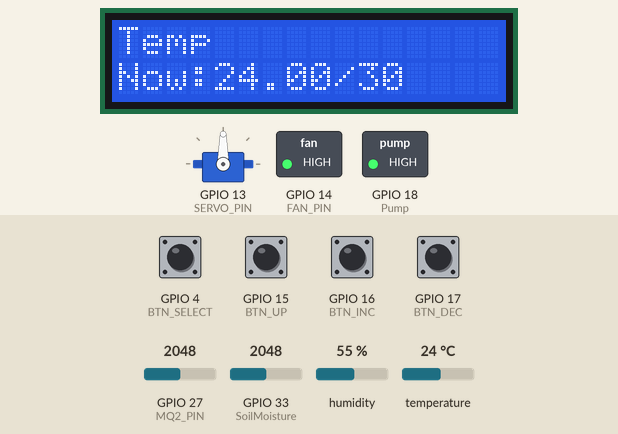
Bench run of a sketch on a simulated ESP32. Parts: 16×2 character LCD, servo, switched loads named in the sketch (green lamp = pin HIGH). The test bench sets the inputs (shaded band); at power-on: GPIO 4 (BTN_SELECT), GPIO 15 (BTN_UP), GPIO 16 (BTN_INC), GPIO 17 (BTN_DEC) HIGH, GPIO 27 (MQ2_PIN) = 2048, GPIO 33 (SoilMoisture) = 2048, humidity 55 %, temperature 24 °C. What the sketch prints to the serial monitor is not drawn.

Above: at 2.2 s.
2.3 s: GPIO 15 (BTN_UP) pulled LOW for 1 s
At 4.5 s:
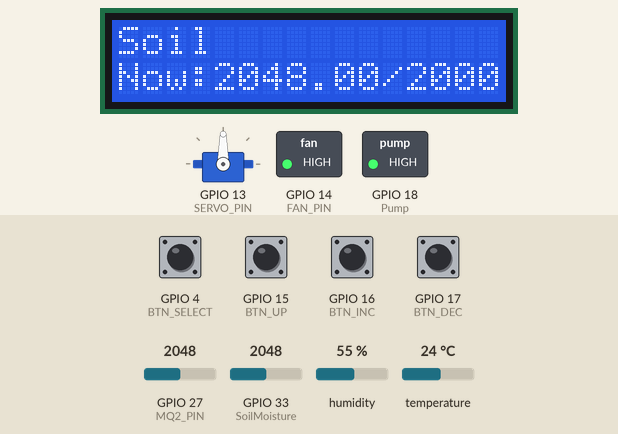
10.9 s: GPIO 27 (MQ2_PIN) set to 564
18.5 s: GPIO 27 (MQ2_PIN) set to 496
At 20.4 s:
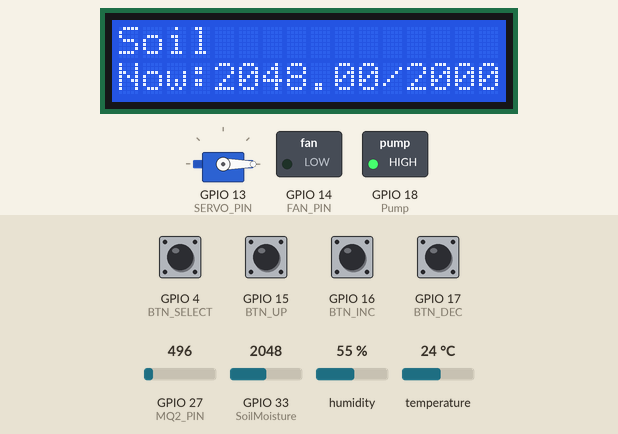
26.1 s: GPIO 33 (SoilMoisture) set to 1959
At 27.7 s:
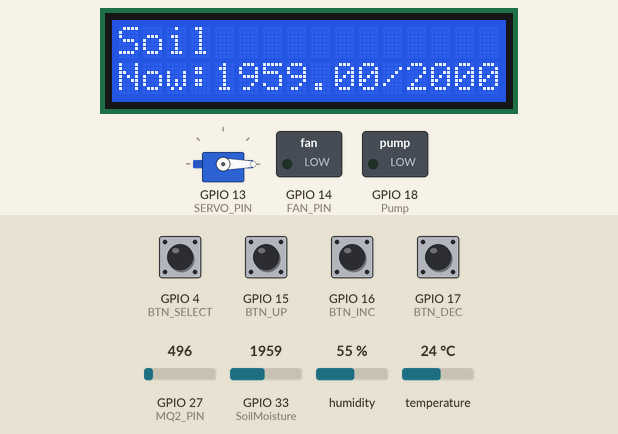
33.7 s: GPIO 4 (BTN_SELECT) pulled LOW for 1 s
At 35.0 s:
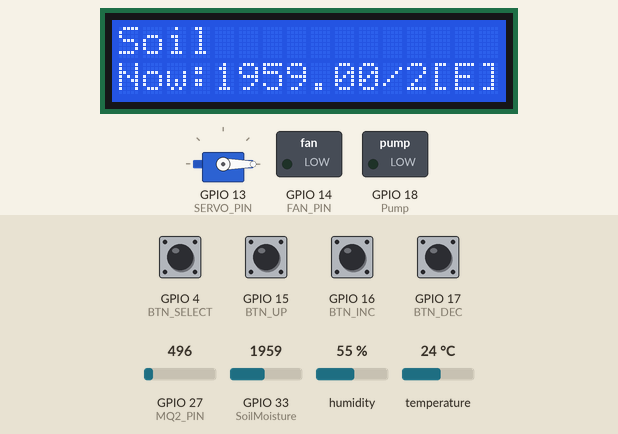
42.3 s: GPIO 15 (BTN_UP) pulled LOW for 0.25 s
At 43.7 s:
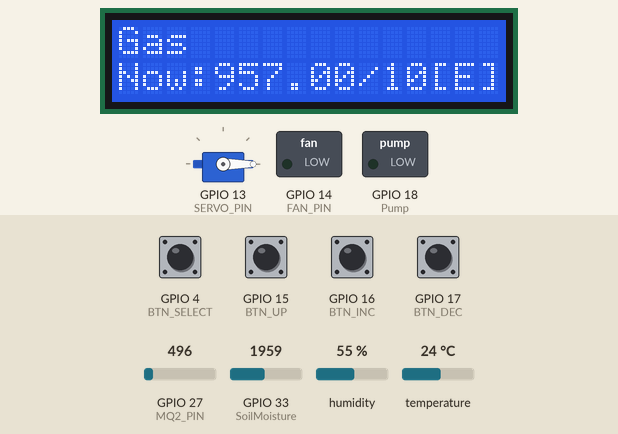
Timing chart, 0 to 45.3 s (numbered marks = the images above; inputs shaded):
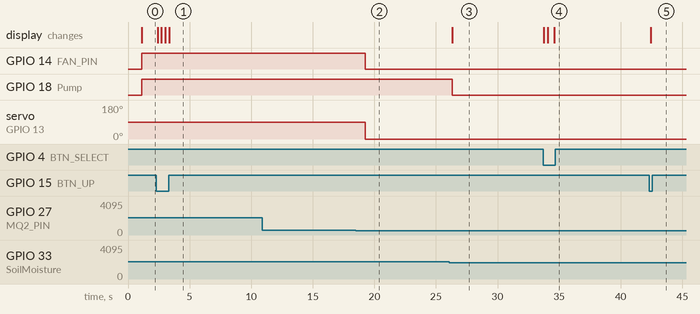

The sketch:

LastCode_V3.ino
```cpp
// Libraries
#include <ESP32Servo.h>
#include "DHT.h"
#include <Wire.h>
#include <LiquidCrystal_I2C.h>

// Sensors
#define DHTPIN 12
#define MQ2_PIN 27
#define SoilMoisture 33

// Actuators
#define Pump 18
#define SERVO_PIN 13
#define FAN_PIN 14
#define BTN_UP 15
#define BTN_SELECT 4
#define BTN_INC 16
#define BTN_DEC 17

// Variables
float co2_ppm;
float currentTemperature = 0.0;
float currentHumidity = 0.0;
float currentGas = 0.0;
float currentSoil = 0.0;

int tempThreshold = 30;
int humidityThreshold = 60;
int gasThreshold = 1000;
int soilThreshold = 2000;

int currentSensor = 0;
bool inEditMode = false;

#define DHTTYPE DHT11
String sensorNames[4] = { "Temp", "Humidity", "Gas", "Soil" };

// Timing
unsigned long lastSensorRead = 0;
unsigned long lastButtonCheck = 0;
const unsigned long sensorInterval = 1000;
const unsigned long buttonDebounce = 200;

// Objects
Servo myServo;
DHT dht(DHTPIN, DHTTYPE);
LiquidCrystal_I2C lcd(0x27, 16, 2);

// Function Declarations
void ControlIrrigation();
void MQ2Reading();
void controlVentilation();
void readDHT(float &temperature, float &humidity);
void displayMenu();
void handleNavigation();
void handleEditMode();
void handleValueChange();
float getSensorCurrent(int index);
int getSensorValue(int index);
void changeValue(int index, int delta);

void setup() {
  Serial.begin(115200);
  lcd.init();
  lcd.backlight();
  dht.begin();
  myServo.attach(SERVO_PIN);
  pinMode(FAN_PIN, OUTPUT);
  pinMode(Pump, OUTPUT);

  pinMode(BTN_UP, INPUT_PULLUP);
  pinMode(BTN_SELECT, INPUT_PULLUP);
  pinMode(BTN_INC, INPUT_PULLUP);
  pinMode(BTN_DEC, INPUT_PULLUP);

  lcd.setCursor(0, 0);
  lcd.print("Control Panel");
  delay(1000);
  lcd.clear();
}

void loop() {
  unsigned long currentMillis = millis();

  // Sensor readings every second
  if (currentMillis - lastSensorRead >= sensorInterval) {
    lastSensorRead = currentMillis;
    readDHT(currentTemperature, currentHumidity);
    MQ2Reading();
    ControlIrrigation();
    controlVentilation();
  }

  // Handle menu and buttons
  displayMenu();

  if (currentMillis - lastButtonCheck >= buttonDebounce) {
    lastButtonCheck = currentMillis;
    handleNavigation();
    handleEditMode();
    handleValueChange();
  }
}

void readDHT(float &temperature, float &humidity) {
  humidity = dht.readHumidity();
  temperature = dht.readTemperature();

  if (isnan(humidity) || isnan(temperature)) {
    Serial.println(F("Failed to read from DHT sensor!"));
    return;
  }

  currentTemperature = temperature;
  currentHumidity = humidity;

  Serial.print(F("Humidity: "));
  Serial.print(humidity);
  Serial.print(F("%  Temperature: "));
  Serial.print(temperature);
  Serial.println(F("°C"));
}

void MQ2Reading() {
  int sensorValue = analogRead(MQ2_PIN);
  if (isnan(sensorValue)) {
    Serial.println(F("Failed to read from Gas MQ-2 sensor!"));
    return;
  }

  float voltage = sensorValue * (3.3 / 4095.0);
  co2_ppm = map(sensorValue, 0, 4095, 400, 5000);
  currentGas = co2_ppm;

  Serial.print("CO2: ");
  Serial.print(co2_ppm);
  Serial.println(" ppm");
}

void controlVentilation() {
  if (currentTemperature > tempThreshold || currentHumidity > humidityThreshold || co2_ppm > gasThreshold) {
    myServo.write(90);
    digitalWrite(FAN_PIN, HIGH);
    Serial.println(F("Ventilation Opened!"));
  } else {
    myServo.write(0);
    digitalWrite(FAN_PIN, LOW);
    Serial.println(F("Ventilation Closed!"));
  }
}

void ControlIrrigation() {
  int SMvalue = analogRead(SoilMoisture);
  if (isnan(SMvalue)) {
    Serial.println(F("Failed to read from Soil Moisture sensor!"));
    return;
  }

  currentSoil = SMvalue;

  Serial.print("Soil Moisture Value: ");
  Serial.println(SMvalue);

  if (SMvalue > soilThreshold) {
    digitalWrite(Pump, HIGH);
    Serial.println("Water pump Status: Open ");
  } else {
    digitalWrite(Pump, LOW);
    Serial.println("Water pump Status: Close ");
  }
}

void handleNavigation() {
  if (digitalRead(BTN_UP) == LOW) {
    currentSensor = (currentSensor - 1 + 4) % 4;
  }
}

void handleEditMode() {
  if (digitalRead(BTN_SELECT) == LOW) {
    inEditMode = !inEditMode;
  }
}

void handleValueChange() {
  if (inEditMode) {
    if (digitalRead(BTN_INC) == LOW) {
      changeValue(currentSensor, 1);
    }
    if (digitalRead(BTN_DEC) == LOW) {
      changeValue(currentSensor, -1);
    }
  }
}

void displayMenu() {
  lcd.clear();
  lcd.setCursor(0, 0);
  lcd.print(sensorNames[currentSensor]);

  lcd.setCursor(0, 1);
  lcd.print("Now:");
  lcd.print(getSensorCurrent(currentSensor));
  lcd.print("/");
  lcd.print(getSensorValue(currentSensor));

  if (inEditMode) {
    lcd.setCursor(13, 1);
    lcd.print("[E]");
  }
}

float getSensorCurrent(int index) {
  switch (index) {
    case 0: return currentTemperature;
    case 1: return currentHumidity;
    case 2: return currentGas;
    case 3: return currentSoil;
    default: return 0.0;
  }
}

int getSensorValue(int index) {
  switch (index) {
    case 0: return tempThreshold;
    case 1: return humidityThreshold;
    case 2: return gasThreshold;
    case 3: return soilThreshold;
    default: return 0;
  }
}

void changeValue(int index, int delta) {
  switch (index) {
    case 0: tempThreshold += delta; break;
    case 1: humidityThreshold += delta; break;
    case 2: gasThreshold += delta; break;
    case 3: soilThreshold += delta; break;
  }
}
```

Measured:
- the behaviour switches between 536 and 535 on GPIO 27 (MQ2_PIN) (found by bisection; images 1 and 2)
- the behaviour switches between 2001 and 2000 on GPIO 33 (SoilMoisture) (found by bisection; images 2 and 3)
- after the input at 2.3 s, the display: changes after 0.11 s (image 1)
- after the input at 10.9 s, every drawn part: stays the same
- after the input at 18.5 s, GPIO 14 (FAN_PIN): HIGH → LOW after 0.74 s; servo on GPIO 13 (SERVO_PIN): 90° → 0° after 0.76 s
- after the input at 26.1 s, GPIO 18 (Pump): HIGH → LOW after 0.21 s; the display: changes after 0.24 s (image 3)
- after the input at 33.7 s, the display: changes after 0.07 s (image 4)
- after the input at 42.3 s, the display: changes after 0.14 s (image 5)
